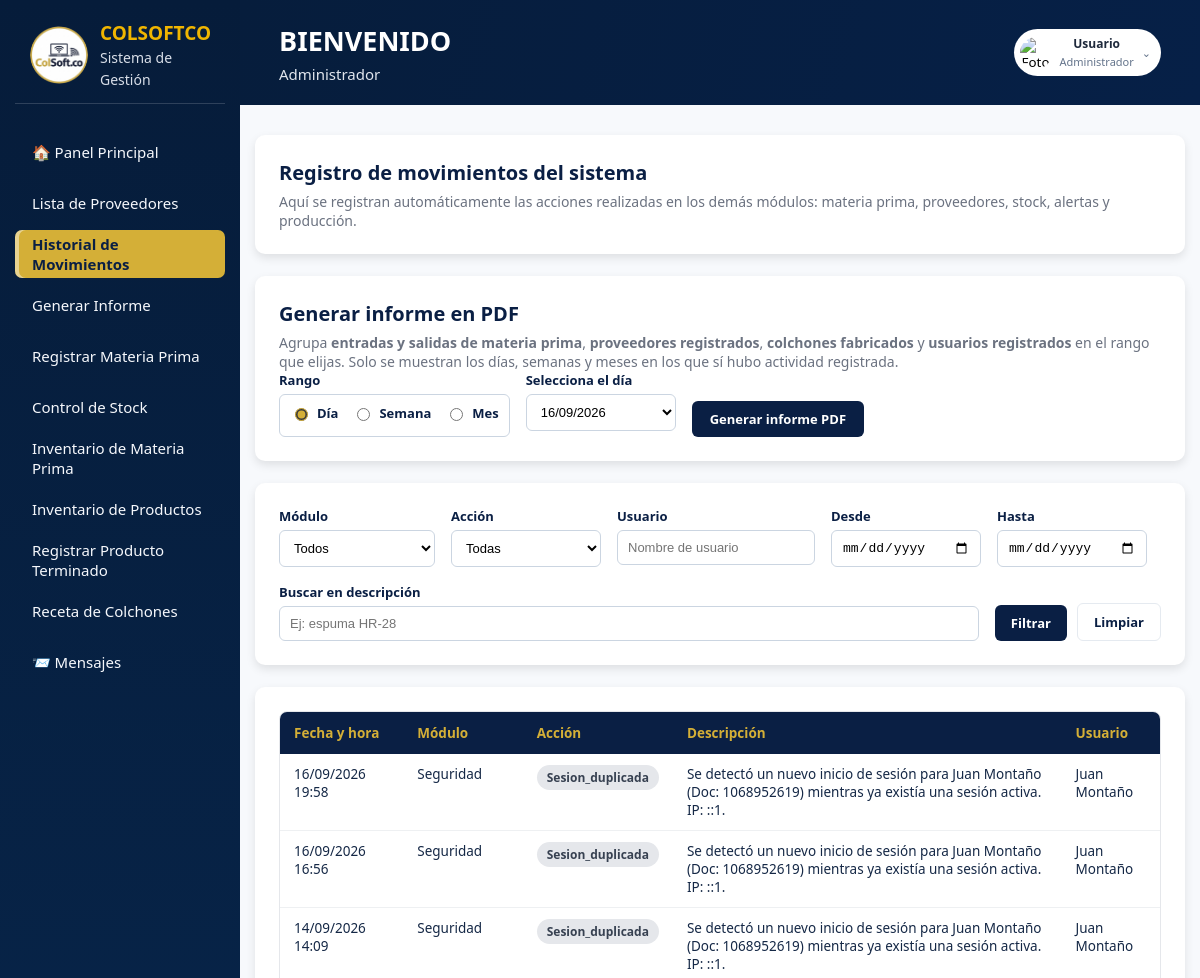
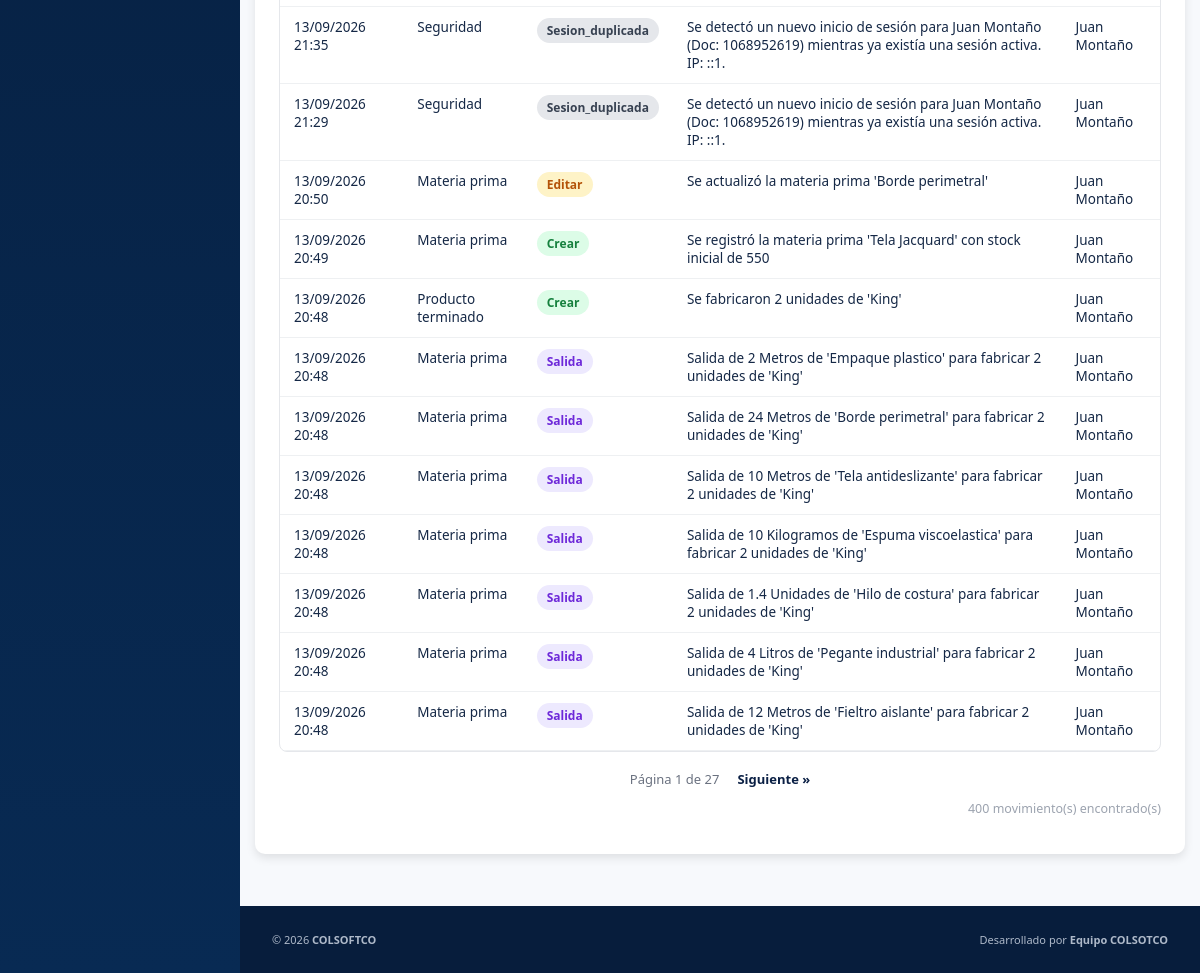
Screenshot of /view/historial_movimientos/historial.php (signed in) with the database file from the repository (2 pictures, top to bottom).
### tables this page shows
CREATE TABLE `historial_movimientos` (
  `id` int(11) NOT NULL,
  `modulo` varchar(50) NOT NULL,
  `accion` varchar(50) NOT NULL,
  `id_registro` int(11) DEFAULT NULL,
  `descripcion` text NOT NULL,
  `datos_anteriores` longtext DEFAULT NULL CHECK (json_valid(`datos_anteriores`)),
  `datos_nuevos` longtext DEFAULT NULL CHECK (json_valid(`datos_nuevos`)),
  `usuario_id` int(11) DEFAULT NULL,
  `usuario_nombre` varchar(100) NOT NULL,
  `ip` varchar(45) DEFAULT NULL,
  `fecha_hora` datetime NOT NULL DEFAULT current_timestamp()
);

### app/HistorialMovimientos.php (called while the page is built, shortened)
<?php
require_once __DIR__ . '/../config/conexion.php';
class HistorialMovimientos
{
    private PDO $conn;
    public function __construct()
    {
        $this->conexionObj = new Conexion();
        $this->conn = $this->conexionObj->getConnection();
    }
    public function obtener(array $filtros = [], int $pagina = 1, int $porPagina = 20): array
    {
        [$where, $params] = $this->construirFiltros($filtros);
        $offset = max(0, ($pagina - 1) * $porPagina);
        $sql = "SELECT * FROM historial_movimientos
                {$where}
                ORDER BY fecha_hora DESC
                LIMIT :limite OFFSET :offset";
        $stmt = $this->conn->prepare($sql);
        $stmt->bindValue(':limite', $porPagina, PDO::PARAM_INT);
        $stmt->bindValue(':offset', $offset, PDO::PARAM_INT);
        $stmt->execute();
        return $stmt->fetchAll(PDO::FETCH_ASSOC);
    }
    public function contarRegistros(array $filtros = []): int
    {
        [$where, $params] = $this->construirFiltros($filtros);
        $sql = "SELECT COUNT(*) AS total FROM historial_movimientos {$where}";
        $stmt = $this->conn->prepare($sql);
        $stmt->execute();
        return (int) $stmt->fetch(PDO::FETCH_ASSOC)['total'];
    }
    public function obtenerFechasDisponibles(): array
    {
        $stmt = $this->conn->query(
            "SELECT DISTINCT DATE(fecha_hora) AS fecha
             FROM historial_movimientos
             ORDER BY fecha DESC"
        );
        return array_column($stmt->fetchAll(PDO::FETCH_ASSOC), 'fecha');
    }
    private function construirFiltros(array $filtros): array
    {
        $condiciones = [];
        $params = [];
        $where = count($condiciones) > 0 ? 'WHERE ' . implode(' AND ', $condiciones) : '';
        return [$where, $params];
    }
}

### config/conexion.php (called while the page is built, shortened)
<?php
  class Conexion
  {
    private string $Servidor = "localhost";
    private string $BaseDeDatos = "colsoftco";
    private string $Usuario = "root";
    private string $Password = "";
    private static ?PDO $instance = null;
    public function getConnection(): PDO {
      if (self::$instance === null) {
        self::$instance = new PDO(
          "mysql:host={$this->Servidor};dbname={$this->BaseDeDatos};charset=utf8mb4",
          $this->Usuario,
          $this->Password,
          [
            PDO::ATTR_ERRMODE => PDO::ERRMODE_EXCEPTION,
            PDO::ATTR_DEFAULT_FETCH_MODE => PDO::FETCH_ASSOC,
            PDO::ATTR_EMULATE_PREPARES => false,
          ]
        );
      }
      $this->Conector = self::$instance;
      return $this->Conector;
    }
  }

### view/historial_movimientos/historial.php (the view, shortened to what this page needs)
<?php
require_once __DIR__ . '/../../app/HistorialMovimientos.php';
require_once __DIR__ . '/../../config/conexion.php';
$historial = new HistorialMovimientos();
$filtros = [
    'modulo'       => $_GET['modulo'] ?? '',
    'accion'       => $_GET['accion'] ?? '',
    'usuario'      => $_GET['usuario'] ?? '',
    'fecha_inicio' => $_GET['fecha_inicio'] ?? '',
    'fecha_fin'    => $_GET['fecha_fin'] ?? '',
    'buscar'       => $_GET['buscar'] ?? '',
];
$porPagina = 15;
$pagina    = isset($_GET['pagina']) ? max(1, (int) $_GET['pagina']) : 1;
$totalRegistros = $historial->contarRegistros($filtros);
$totalPaginas   = max(1, (int) ceil($totalRegistros / $porPagina));
$movimientos    = $historial->obtener($filtros, $pagina, $porPagina);
$fechasHistorial = $historial->obtenerFechasDisponibles();
$conexionFechas = new Conexion();
$dbFechas = $conexionFechas->getConnection();
$fechasProduccion = $dbFechas->query(
    "SELECT DISTINCT DATE(fecha_fabricacion) AS fecha FROM historial_produccion"
)->fetchAll(PDO::FETCH_COLUMN);
$fechasDisponibles = array_unique(array_merge($fechasHistorial, $fechasProduccion));
rsort($fechasDisponibles);
function claseAccion(string $accion): string
{
    return match ($accion) {
        'crear'    => 'badge badge-crear',
        'editar'   => 'badge badge-editar',
        'eliminar' => 'badge badge-eliminar',
        'entrada'  => 'badge badge-entrada',
        'salida'   => 'badge badge-salida',
        default    => 'badge badge-default',
    };
}
function construirQuery(array $filtros, int $pagina): string
{
    $params = array_filter($filtros);
    $params['pagina'] = $pagina;
    return http_build_query($params);
}
?>
<!DOCTYPE html>
<html lang="es">
<head>
    <link rel="stylesheet" href="historial.css">
    <link rel="stylesheet" href="../../public/css/layout.css">
</head>
<body>
    <div class="app">
        <?php include __DIR__ . '/../partials/sidebar.php'; ?>
        <div class="main">
            <?php
            include __DIR__ . '/../partials/topbar.php';
            ?>
            <main class="content">
<div class="page-body">
        <main class="content">
            <div class="tarjeta">
                <h2>Registro de movimientos del sistema</h2>
                <p class="subtitulo">
                    Aquí se registran automáticamente las acciones realizadas en los
                    demás módulos: materia prima, proveedores, stock, alertas y producción.
                </p>
            </div>
            <div class="tarjeta">
                <h2>Generar informe en PDF</h2>
                <p class="subtitulo">
                    Agrupa <strong>entradas y salidas de materia prima</strong>,
                    <strong>proveedores registrados</strong>, <strong>colchones fabricados</strong>
                    y <strong>usuarios registrados</strong> en el rango que elijas.
                    Solo se muestran los días, semanas y meses en los que sí hubo actividad registrada.
                </p>
                <?php if (empty($fechasDisponibles)): ?>
                    <p class="subtitulo" style="color:#b91c1c; font-weight:700;">
                        Todavía no hay ningún movimiento registrado en el sistema, así que no
                        se puede generar un informe por ahora.
                    </p>
                <?php else: ?>
                <form id="formInforme" class="filtros" action="historial_informe_pdf.php" method="GET">
                    <div class="campo-filtro">
                        <label for="tipoDia">Rango</label>
                        <div class="grupo-rango">
                            <label class="opcion-rango">
                                <input type="radio" name="tipo" value="dia" id="tipoDia" checked>
                                Día
                            </label>
                            <label class="opcion-rango">
                                <input type="radio" name="tipo" value="semana">
                                Semana
                            </label>
                            <label class="opcion-rango">
                                <input type="radio" name="tipo" value="mes">
                                Mes
                            </label>
                        </div>
                    </div>
                    <div class="campo-filtro" data-para="dia">
                        <label for="fechaDia">Selecciona el día</label>
                        <select id="fechaDia" name="fecha_dia">
                            <?php foreach ($fechasDisponibles as $fecha): ?>
                                <option value="<?= htmlspecialchars($fecha) ?>">
                                    <?= date('d/m/Y', strtotime($fecha)) ?>
                                </option>
                            <?php endforeach; ?>
                        </select>
                    </div>
                    <div class="campo-filtro acciones-filtro">
                        <button type="submit" class="btn btn-informe" id="btnGenerarInforme">Generar informe PDF</button>
                    </div>
                </form>
                <?php endif; ?>
            </div>
            <div class="tarjeta">
                <form class="filtros" method="GET" action="historial.php">
                    <div class="campo-filtro">
                        <label for="modulo">Módulo</label>
                        <select name="modulo" id="modulo">
                            <option value="">Todos</option>
                        </select>
                    </div>
                    <div class="campo-filtro">
                        <label for="accion">Acción</label>
                        <select name="accion" id="accion">
                            <option value="">Todas</option>
                        </select>
                    </div>
                    <div class="campo-filtro">
                        <label for="usuario">Usuario</label>
                        <input type="text" name="usuario" id="usuario" placeholder="Nombre de usuario"
                            value="<?= htmlspecialchars($filtros['usuario']) ?>">
                    </div>
                    <div class="campo-filtro">
                        <label for="fecha_inicio">Desde</label>
                        <input type="date" name="fecha_inicio" id="fecha_inicio"
                            value="<?= htmlspecialchars($filtros['fecha_inicio']) ?>">
                    </div>
                    <div class="campo-filtro">
                        <label for="fecha_fin">Hasta</label>
                        <input type="date" name="fecha_fin" id="fecha_fin"
                            value="<?= htmlspecialchars($filtros['fecha_fin']) ?>">
                    </div>
                    <div class="campo-filtro campo-buscar">
                        <label for="buscar">Buscar en descripción</label>
                        <input type="text" name="buscar" id="buscar" placeholder="Ej: espuma HR-28"
                            value="<?= htmlspecialchars($filtros['buscar']) ?>">
                    </div>
                    <div class="campo-filtro acciones-filtro">
                        <button type="submit" class="btn btn-primary">Filtrar</button>
                        <a href="historial.php" class="btn btn-outline">Limpiar</a>
                    </div>
                </form>
            </div>
            <div class="tarjeta">
                <div class="tabla-wrapper">
                    <table class="tabla-historial">
                        <thead>
                            <tr>
                                <th>Fecha y hora</th>
                                <th>Módulo</th>
                                <th>Acción</th>
                                <th>Descripción</th>
                                <th>Usuario</th>
                            </tr>
                        </thead>
                        <tbody>
                            <?php if (count($movimientos) === 0): ?>
                                <tr>
                                    <td colspan="5" class="sin-resultados">
                                        No se encontraron movimientos con los filtros seleccionados.
                                    </td>
                                </tr>
                            <?php else: ?>
                                <?php foreach ($movimientos as $mov): ?>
                                    <tr>
                                        <td><?= date('d/m/Y H:i', strtotime($mov['fecha_hora'])) ?></td>
                                        <td><?= htmlspecialchars(ucfirst(str_replace('_', ' ', $mov['modulo']))) ?></td>
                                        <td><span class="<?= claseAccion($mov['accion']) ?>"><?= htmlspecialchars(ucfirst($mov['accion'])) ?></span></td>
                                        <td><?= htmlspecialchars($mov['descripcion']) ?></td>
                                        <td><?= htmlspecialchars($mov['usuario_nombre']) ?></td>
                                    </tr>
                                <?php endforeach; ?>
                            <?php endif; ?>
                        </tbody>
                    </table>
                </div>
                <?php if ($totalPaginas > 1): ?>
                    <div class="paginacion">
                        <span class="pagina-actual">Página <?= $pagina ?> de <?= $totalPaginas ?></span>
                        <?php if ($pagina < $totalPaginas): ?>
                            <a href="?<?= htmlspecialchars(construirQuery($filtros, $pagina + 1)) ?>" class="pagina-link">Siguiente &raquo;</a>
                        <?php endif; ?>
                    </div>
                <?php endif; ?>
                <p class="total-resultados"><?= $totalRegistros ?> movimiento(s) encontrado(s)</p>
            </div>
        </main>
    </div>
            </main>
            <?php include __DIR__ . '/../partials/footer.php'; ?>
        </div>
    </div>
</body>
</html>

### rows the page displays
historial_movimientos: fecha_hora "16/09/2026 19:58", modulo "Seguridad", accion "Sesion_duplicada", descripcion "Se detectó un nuevo inicio de sesión para Juan Montaño (Doc: 1068952619) mientras ya existía una sesión activa. IP: ::1.", usuario_nombre "Juan Montaño"
historial_movimientos: fecha_hora "16/09/2026 16:56", modulo "Seguridad", accion "Sesion_duplicada", descripcion "Se detectó un nuevo inicio de sesión para Juan Montaño (Doc: 1068952619) mientras ya existía una sesión activa. IP: ::1.", usuario_nombre "Juan Montaño"
historial_movimientos: fecha_hora "14/09/2026 14:09", modulo "Seguridad", accion "Sesion_duplicada", descripcion "Se detectó un nuevo inicio de sesión para Juan Montaño (Doc: 1068952619) mientras ya existía una sesión activa. IP: ::1.", usuario_nombre "Juan Montaño"
historial_movimientos: fecha_hora "13/09/2026 21:35", modulo "Seguridad", accion "Sesion_duplicada", descripcion "Se detectó un nuevo inicio de sesión para Juan Montaño (Doc: 1068952619) mientras ya existía una sesión activa. IP: ::1.", usuario_nombre "Juan Montaño"
historial_movimientos: fecha_hora "13/09/2026 21:29", modulo "Seguridad", accion "Sesion_duplicada", descripcion "Se detectó un nuevo inicio de sesión para Juan Montaño (Doc: 1068952619) mientras ya existía una sesión activa. IP: ::1.", usuario_nombre "Juan Montaño"
historial_movimientos: fecha_hora "13/09/2026 20:50", modulo "Materia prima", accion "Editar", descripcion "Se actualizó la materia prima 'Borde perimetral'", usuario_nombre "Juan Montaño"
historial_movimientos: fecha_hora "13/09/2026 20:49", modulo "Materia prima", accion "Crear", descripcion "Se registró la materia prima 'Tela Jacquard' con stock inicial de 550", usuario_nombre "Juan Montaño"
historial_movimientos: fecha_hora "13/09/2026 20:48", modulo "Producto terminado", accion "Crear", descripcion "Se fabricaron 2 unidades de 'King'", usuario_nombre "Juan Montaño"
historial_movimientos: fecha_hora "13/09/2026 20:48", modulo "Materia prima", accion "Salida", descripcion "Salida de 2 Metros de 'Empaque plastico' para fabricar 2 unidades de 'King'", usuario_nombre "Juan Montaño"
historial_movimientos: fecha_hora "13/09/2026 20:48", modulo "Materia prima", accion "Salida", descripcion "Salida de 24 Metros de 'Borde perimetral' para fabricar 2 unidades de 'King'", usuario_nombre "Juan Montaño"
historial_movimientos: fecha_hora "13/09/2026 20:48", modulo "Materia prima", accion "Salida", descripcion "Salida de 10 Metros de 'Tela antideslizante' para fabricar 2 unidades de 'King'", usuario_nombre "Juan Montaño"
historial_movimientos: fecha_hora "13/09/2026 20:48", modulo "Materia prima", accion "Salida", descripcion "Salida de 10 Kilogramos de 'Espuma viscoelastica' para fabricar 2 unidades de 'King'", usuario_nombre "Juan Montaño"
historial_movimientos: fecha_hora "13/09/2026 20:48", modulo "Materia prima", accion "Salida", descripcion "Salida de 1.4 Unidades de 'Hilo de costura' para fabricar 2 unidades de 'King'", usuario_nombre "Juan Montaño"
historial_movimientos: fecha_hora "13/09/2026 20:48", modulo "Materia prima", accion "Salida", descripcion "Salida de 4 Litros de 'Pegante industrial' para fabricar 2 unidades de 'King'", usuario_nombre "Juan Montaño"
historial_movimientos: fecha_hora "13/09/2026 20:48", modulo "Materia prima", accion "Salida", descripcion "Salida de 12 Metros de 'Fieltro aislante' para fabricar 2 unidades de 'King'", usuario_nombre "Juan Montaño"

### other values shown
$rolActual "Administrador"
$pagina "1"
$totalPaginas "27"
$totalRegistros "400"
form field fecha_dia "16/09/2026"
